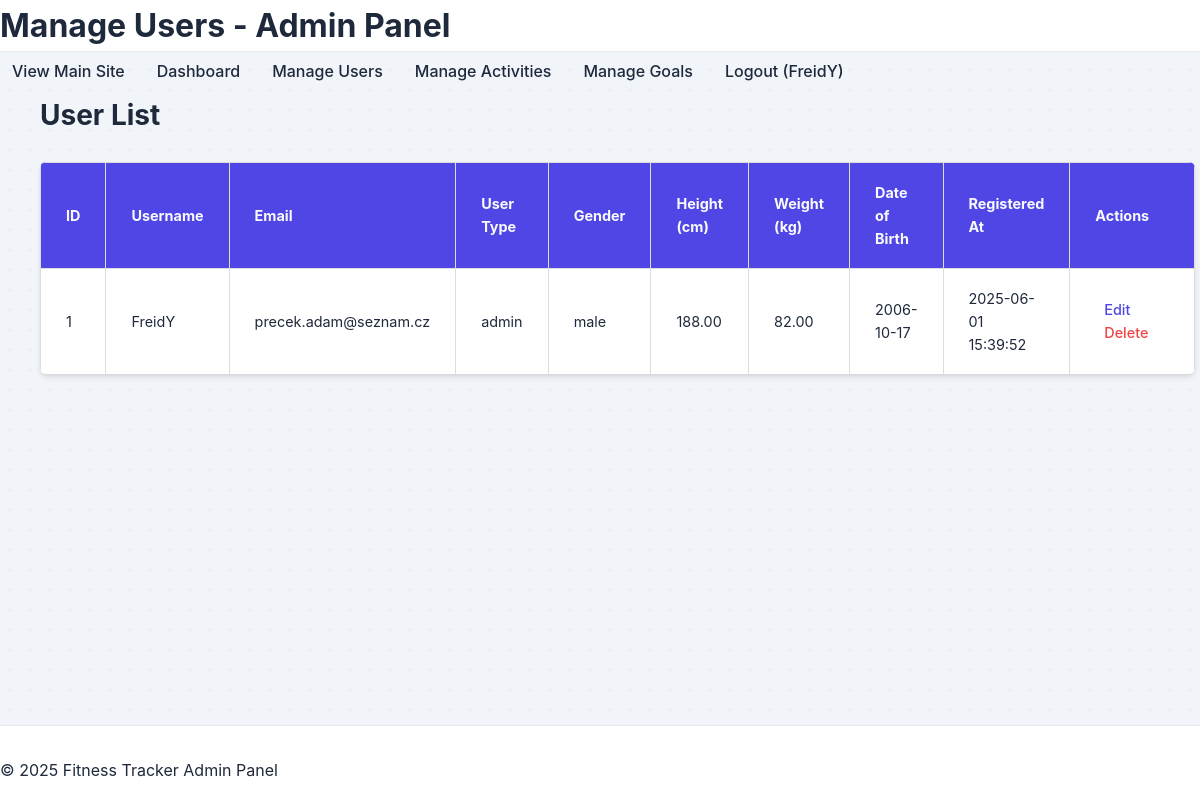
The page /admin/users.php (signed in) on the database its author committed.
### tables this page shows
CREATE TABLE IF NOT EXISTS users (
    id INT AUTO_INCREMENT PRIMARY KEY,
    username VARCHAR(50) NOT NULL UNIQUE,
    email VARCHAR(100) NOT NULL UNIQUE,
    password VARCHAR(255) NOT NULL,
    user_type ENUM('user', 'admin') NOT NULL DEFAULT 'user',
    gender ENUM('male', 'female','other') NOT NULL,
    height DECIMAL(5,2) DEFAULT NULL,
    weight DECIMAL(5,2) DEFAULT NULL,
    date_of_birth DATE DEFAULT NULL,
    created_at TIMESTAMP DEFAULT CURRENT_TIMESTAMP,
    updated_at TIMESTAMP DEFAULT CURRENT_TIMESTAMP ON UPDATE CURRENT_TIMESTAMP
);

### admin/users.php (the view, shortened to what this page needs)
<?php
require_once '../config.php';
$pageTitle = "Manage Users - Admin Panel";
$users = [];
$error_message = '';
try {
    $stmt = $pdo->query("SELECT id, username, email, user_type, gender, height, weight, date_of_birth, created_at FROM users ORDER BY created_at DESC");
    $users = $stmt->fetchAll(PDO::FETCH_ASSOC);
} catch (PDOException $e) {
    $error_message = "Error fetching users: " . $e->getMessage();
}
?>
<!DOCTYPE html>
<html lang="en">
<head>
    <link rel="stylesheet" href="../public/css/styles.css">
</head>
<body>
    <header>
        <h1><?php echo htmlspecialchars($pageTitle); ?></h1>
    </header>
    <nav>
        <ul>
            <li><a href="../index.php" target="_blank">View Main Site</a></li>
            <li><a href="index.php">Dashboard</a></li>
            <li><a href="users.php">Manage Users</a></li>
            <li><a href="activities.php">Manage Activities</a></li>
            <li><a href="manage_goals.php">Manage Goals</a></li>
            <li><a href="logout.php">Logout (<?php echo htmlspecialchars($_SESSION['admin_username']); ?>)</a></li>
        </ul>
    </nav>
    <div class="container">
        <div class="content">
            <h2>User List</h2>
            <?php if (empty($users) && !$error_message): ?>
                <p>No users found.</p>
            <?php elseif (!$error_message): ?>
                <table class="admin-table">
                    <thead>
                        <tr>
                            <th>ID</th>
                            <th>Username</th>
                            <th>Email</th>
                            <th>User Type</th>
                            <th>Gender</th>
                            <th>Height (cm)</th>
                            <th>Weight (kg)</th>
                            <th>Date of Birth</th>
                            <th>Registered At</th>
                            <th>Actions</th>
                        </tr>
                    </thead>
                    <tbody>
                        <?php foreach ($users as $user): ?>
                            <tr>
                                <td><?php echo htmlspecialchars($user['id']); ?></td>
                                <td><?php echo htmlspecialchars($user['username']); ?></td>
                                <td><?php echo htmlspecialchars($user['email']); ?></td>
                                <td><?php echo htmlspecialchars($user['user_type']); ?></td>
                                <td><?php echo htmlspecialchars($user['gender'] ?? 'N/A'); ?></td>
                                <td><?php echo htmlspecialchars($user['height'] ?? 'N/A'); ?></td>
                                <td><?php echo htmlspecialchars($user['weight'] ?? 'N/A'); ?></td>
                                <td><?php echo htmlspecialchars($user['date_of_birth'] ?? 'N/A'); ?></td>
                                <td><?php echo htmlspecialchars($user['created_at']); ?></td>
                                <td class="actions">
                                    <a href="edit_user.php?id=<?php echo $user['id']; ?>">Edit</a>
                                    <a href="delete_user.php?id=<?php echo $user['id']; ?>" class="delete-btn" onclick="return confirm('Are you sure you want to delete this user? This action cannot be undone.');">Delete</a>
                                </td>
                            </tr>
                        <?php endforeach; ?>
                    </tbody>
                </table>
            <?php endif; ?>
        </div>
    </div>
    <footer>
        <p>&copy; <?php echo date("Y"); ?> Fitness Tracker Admin Panel</p>
    </footer>
</body>
</html>

### public/css/styles.css (style rules this page uses)
:root { --primary-color: #4f46e5; --primary-hover: #4338ca; --secondary-color: #f472b6; --secondary-hover: #ec4899; --success-color: #10b981; --danger-color: #ef4444; --warning-color: #f59e0b; --info-color: #7046e5; --dark-color: #1e293b; --light-color: #f8fafc; --text-color: #1e293b; --text-muted: #64748b; --border-color: #e2e8f0; --card-bg: #ffffff; --card-bg-2: #f1f5f9; --body-bg: #f1f5f9; --primary-rgb: 79, 70, 229; --secondary-rgb: 244, 114, 182; --success-rgb: 16, 185, 129; --danger-rgb: 239, 68, 68; --warning-rgb: 245, 158, 11; --dark-rgb: 30, 41, 59; --light-rgb: 248, 250, 252; --shadow-sm: 0 1px 2px 0 rgba(0, 0, 0, 0.05); --shadow-md: 0 4px 6px -1px rgba(0, 0, 0, 0.1), 0 2px 4px -1px rgba(0, 0, 0, 0.06); --shadow-lg: 0 10px 15px -3px rgba(0, 0, 0, 0.1), 0 4px 6px -2px rgba(0, 0, 0, 0.05); --transition: all 0.3s cubic-bezier(0.25, 0.8, 0.25, 1); --border-radius-sm: 0.375rem; --border-radius: 0.5rem; --border-radius-lg: 0.75rem; }
* { margin: 0; padding: 0; box-sizing: border-box; }
.admin-table { width: 100%; border-collapse: collapse; margin: 1.5rem 0; font-size: 0.9rem; box-shadow: var(--shadow-md); border-radius: var(--border-radius-sm); overflow: hidden; background-color: var(--card-bg); }
.admin-table thead tr { background-color: var(--primary-color); color: var(--light-color); text-align: left; font-weight: bold; }
.admin-table th, .admin-table td { border: 1px solid #ddd; padding: 18px 25px; text-align: left; }
.admin-table tbody tr { transition: background-color 0.2s ease; }
.admin-table tbody tr:last-of-type td { border-bottom: none; }
.admin-table .actions a { color: var(--primary-color); margin-right: 0.75rem; padding: 0.25rem 0.5rem; border: 1px solid transparent; border-radius: var(--border-radius-sm); transition: var(--transition); font-weight: 500; }
.admin-table .actions a.delete-btn, .admin-table .actions button.delete-btn { color: var(--danger-color); }
body { font-family: 'Inter', 'Segoe UI', -apple-system, BlinkMacSystemFont, Roboto, Arial, sans-serif; line-height: 1.6; color: var(--text-color); background-color: var(--body-bg); min-height: 100vh; display: flex; flex-direction: column; transition: background-color 0.3s ease, color 0.3s ease; position: relative; background-image: radial-gradient( rgba(var(--primary-rgb), 0.08) 1px, transparent 1px ); background-size: 20px 20px; background-position: 0 0; }
.container { width: 100%; max-width: 1200px; margin: 0 auto; padding: 0 2.5rem; }
a { color: var(--primary-color); text-decoration: none; transition: var(--transition); }
header { background-color: var(--card-bg); box-shadow: var(--shadow-sm); position: sticky; top: 0; z-index: 100; opacity: 0; animation: fadeIn 0.4s ease-out forwards; animation-delay: 0.05s; }
nav ul { display: flex; list-style: none; gap: 0.5rem; }
nav ul li a { display: inline-block; padding: 0.5rem 0.75rem; border-radius: var(--border-radius); font-weight: 500; color: var(--text-color); transition: var(--transition); position: relative; }
nav ul li a::after { content: ''; position: absolute; width: 0; height: 2px; bottom: 0; left: 50%; background-color: var(--primary-color); transition: var(--transition); }
h2 { font-size: 1.75rem; margin-bottom: 1.5rem; color: var(--dark-color); font-weight: 700; }
footer { background-color: var(--card-bg); border-top: 1px solid var(--border-color); padding: 2rem 0 1rem 0; margin-top: auto; opacity: 0; animation: fadeIn 0.4s ease-out forwards; animation-delay: 0.15s; }
body { transition: background-color 0.3s ease, color 0.3s ease; }
header, footer, .card, .auth-form, .input-icon-wrapper, select, input, textarea, .checkbox-label::before { transition: background-color 0.3s ease, border-color 0.3s ease, box-shadow 0.3s ease; }

### rows shown on the page
users: id "1", username "FreidY", email "precek.adam@seznam.cz", user_type "admin", gender "male", height "188.00", weight "82.00", date_of_birth "2006-10-17", created_at "2025-06-01 15:39:52"

### other values the page prints
$pageTitle "Manage Users - Admin Panel"
$_SESSION['admin_username'] "FreidY"
